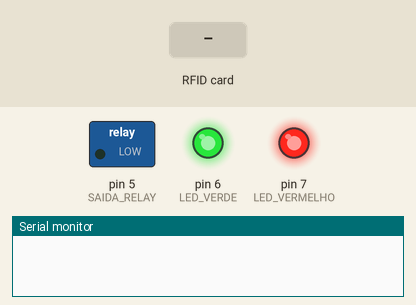
Bench run of a sketch on a simulated Arduino Uno, built with avr-gcc and run on an emulated ATmega328P. On the bench: switched loads named in the sketch (green lamp = pin HIGH), output pins drawn as LEDs (lit = HIGH), the last lines printed to the serial monitor. Dashed ring = blinking. The inputs (shaded band) are chosen by the test bench. Pins used as bus, display or sensor lines are not drawn.

Above: at 0.1 s.
At 3.2 s:
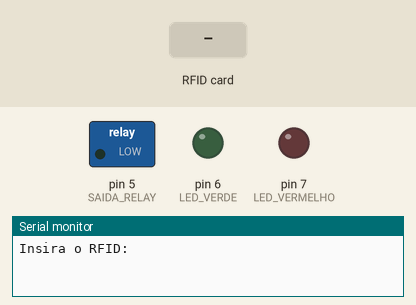
3.3 s: RFID card E3 67 3C 5B held to the reader
At 3.7 s:
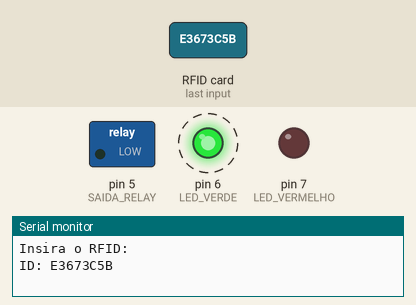
6.3 s: RFID card 5E 7A 19 C4 held to the reader
Timing chart, 0 to 9.3 s (numbered marks = the images above; inputs shaded):
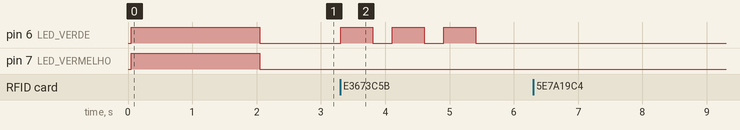

The sketch:

PORTA-RFID.ino
```cpp
#include <EEPROM.h>
#include <SPI.h>
#include <MFRC522.h>

#define SS_PIN 10      // Pino do slave select
#define RST_PIN 9      // Pino do reset
#define SAIDA_RELAY 5  // Pino do relay
#define LED_VERMELHO 7 // Pino da LED Vermelha
#define LED_VERDE 6    // Pino da LED Verde

MFRC522 leitor(SS_PIN, RST_PIN); // Classe e variavel do leitor MFRC522

byte storedCard[4];   // Guarda a id lida da EEPROM
byte cartaoLido[4];   // Guarda a id lida do RFID
byte cartaoMestre[4] = {0xE3, 0x67, 0x3C, 0x5B};   // Numero do cartao Master

void setup() {
  Serial.begin(9600);
  // Inicia pinos de saida
  pinMode(SAIDA_RELAY, OUTPUT);
  pinMode(LED_VERMELHO, OUTPUT);
  pinMode(LED_VERDE, OUTPUT);

  SPI.begin();         // Inicia SPI bus
  leitor.PCD_Init();   // Inicia leitor
  piscaLedAmbas(2000); //Pisca LEDs para indicar inicio do sistema
}

void loop() {
  Serial.println("Insira o RFID: ");
  while (!getID());

  if (eMestre(cartaoLido)) {
    trataMaster();
    return;
  }

  if (encontraID(cartaoLido)) {
    Serial.println("Cartao cadastrado. Acesso liberado.");
    abrirPorta();
  } else {
    Serial.println("Cartao nao cadastrado. Favor inserir o cartao mestre");
    piscaLedIndividual(LED_VERMELHO, 1000); // Pisca LEDs para indicar acesso proibido
  }

}

void trataMaster() {
  // Pisca LEDs 3x para indicar modo-mestre
  piscaLedIndividual(LED_VERDE, 500);
  delay(300);
  piscaLedIndividual(LED_VERDE, 500);
  delay(300);
  piscaLedIndividual(LED_VERDE, 500);

  Serial.println("Insira o cartao nao-mestre: ");
  delay(1500);
  while (!getID() || eMestre(cartaoLido)); // So sai deste bloco quando um cartao nao mestre e inserido
  if (!encontraID(cartaoLido))
    escreveID(cartaoLido);
  else {
    apagaID(cartaoLido);
  }
  piscaLedAmbas(600); // Pisca LEDs para indicar fim do modo-mestre
}

// pisca a LED do parametro por parametro millisegundos
void piscaLedIndividual(int LED, int millisegundos) {
  digitalWrite(LED, HIGH);
  delay(millisegundos);
  digitalWrite(LED, LOW);
}

// pisca ambas LED por parametro millisegundos
void piscaLedAmbas(int millisegundos) {
  digitalWrite(LED_VERMELHO, HIGH);
  digitalWrite(LED_VERDE, HIGH);
  delay(millisegundos);
  digitalWrite(LED_VERMELHO, LOW);
  digitalWrite(LED_VERDE, LOW);
}

void abrirPorta() {
  piscaLedIndividual(LED_VERDE, 800); // Pisca LEDs para indicar acesso liberado
  digitalWrite(SAIDA_RELAY, HIGH); // ativa rele, abre a trava
  delay(1000);           // espera 1 segundos
  digitalWrite(SAIDA_RELAY, LOW);  // desativa rele, fecha a trava
}

// le o ID do cartao no modulo RFID
uint8_t getID() {
  if ( ! leitor.PICC_IsNewCardPresent()) { //Se nao ha cartao no leitor
    return 0;
  }
  if ( ! leitor.PICC_ReadCardSerial()) { //Se cartao nao e do padrao esperado
    return 0;
  }
  Serial.print("ID: ");
  for ( uint8_t i = 0; i < 4; i++) {
    cartaoLido[i] = leitor.uid.uidByte[i]; //Le em hexadecimal
    Serial.print(cartaoLido[i], HEX);
  }
  Serial.println("");
  leitor.PICC_HaltA(); // termina a leitura
  return 1;
}

// le ID da EEPROM
void leID( uint8_t number ) {
  uint8_t start = (number * 4 ) + 1;
  for ( uint8_t i = 0; i < 4; i++ ) {
    storedCard[i] = EEPROM.read(start + i);
  }
}

// escreve ID na EEPROM
void escreveID( byte a[] ) {
  if ( !encontraID( a ) ) {
    uint8_t num = EEPROM.read(0);
    uint8_t start = ( num * 4 ) + 1;
    num++;
    EEPROM.write( 0, num );
    for ( uint8_t j = 0; j < 4; j++ ) {
      EEPROM.write( start + j, a[j] );
    }
    Serial.println(F("ID cadastrado na EEPROM"));
  }
  else {
    Serial.println(F("Falha! Ha um problema na ID ou na EEPROM"));
  }
}

// encontra se um ID esta na EEPROM
boolean encontraID( byte find[] ) {
  uint8_t count = EEPROM.read(0);
  for ( uint8_t i = 0; i <= count; i++ ) {
    leID(i);
    if ( testaChaves( find, storedCard ) ) {
      return true;
    }
  }
  return false;
}

// encontra o slot que o ID esta alocado na EEPROM
int encontraIDSLOT( byte find[] ) {
  int count = EEPROM.read(0);
  for ( int i = 0; i <= count; i++ ) {
    leID(i);
    if ( testaChaves( find, storedCard ) ) {
      return i;
    }
  }
}

// remove ID da EEPROM
void apagaID( byte a[] ) {
  if ( !encontraID( a ) ) {
    Serial.println(F("Falha! Ha um problema na ID ou na EEPROM"));
  }
  else {
    int num = EEPROM.read(0);
    int slot;
    int start;
    int looping;
    int j;
    int count = EEPROM.read(0);
    slot = encontraIDSLOT( a ); //Encontra o slot que o ID esta alocado na EEPROM
    start = (slot * 4) + 1;
    looping = ((num - slot) * 4);
    num--;
    EEPROM.write( 0, num );
    for ( j = 0; j < looping; j++ ) { //Grava os dados do prox no slot anterior, ate atingir o ultimo registro
      EEPROM.write( start + j, EEPROM.read(start + 4 + j));
    }
    for ( int k = 0; k < 4; k++ ) { ///Grava zeros na ultima posicao restante
      EEPROM.write( start + j + k, 0);
    }
    Serial.println(F("ID removido da EEPROM"));
  }
}

// testa se dois IDs sao iguais
boolean testaChaves ( byte a[], byte b[] ) {
  boolean match = true;
  if ( a[0] != 0 )
    for ( uint8_t k = 0; k < 4; k++ ) {
      if ( a[k] != b[k] )
        match = false;
    }
  return match;
}

// verifica se cartaoLido e cartaoMestre
boolean eMestre( byte test[] ) {
  return testaChaves( test, cartaoMestre );
}
```

Measured:
- after the input at 3.3 s, pin 6 (LED_VERDE): alternates HIGH for 0.50 s and LOW for 0.30 s, starting at once
